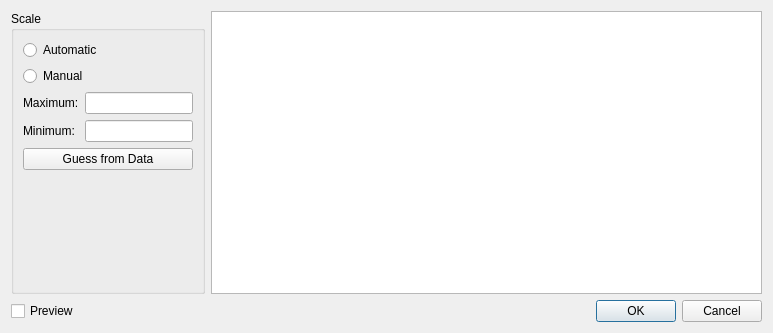
<?xml version="1.0" encoding="UTF-8"?>
<ui version="4.0">
 <class>SectionDialog</class>
 <widget class="QDialog" name="SectionDialog">
  <property name="geometry">
   <rect>
    <x>0</x>
    <y>0</y>
    <width>773</width>
    <height>333</height>
   </rect>
  </property>
  <property name="windowTitle">
   <string>Dialog</string>
  </property>
  <layout class="QVBoxLayout" name="verticalLayout_2">
   <item>
    <layout class="QHBoxLayout" name="horizontalLayout">
     <item>
      <widget class="QGroupBox" name="groupBox">
       <property name="title">
        <string>Scale</string>
       </property>
       <layout class="QVBoxLayout" name="verticalLayout">
        <item>
         <widget class="QRadioButton" name="radioButtonAuto">
          <property name="text">
           <string>Automatic</string>
          </property>
         </widget>
        </item>
        <item>
         <widget class="QRadioButton" name="radioButtonManual">
          <property name="text">
           <string>Manual</string>
          </property>
         </widget>
        </item>
        <item>
         <layout class="QGridLayout" name="gridLayout">
          <item row="0" column="0">
           <widget class="QLabel" name="labelMaximum">
            <property name="text">
             <string>Maximum:</string>
            </property>
           </widget>
          </item>
          <item row="1" column="0">
           <widget class="QLabel" name="labelMinimum">
            <property name="text">
             <string>Minimum:</string>
            </property>
           </widget>
          </item>
          <item row="0" column="1">
           <widget class="QLineEdit" name="lineEditMaximum">
            <property name="sizePolicy">
             <sizepolicy hsizetype="Preferred" vsizetype="Fixed">
              <horstretch>0</horstretch>
              <verstretch>0</verstretch>
             </sizepolicy>
            </property>
           </widget>
          </item>
          <item row="1" column="1">
           <widget class="QLineEdit" name="lineEditMinimum">
            <property name="sizePolicy">
             <sizepolicy hsizetype="Preferred" vsizetype="Fixed">
              <horstretch>0</horstretch>
              <verstretch>0</verstretch>
             </sizepolicy>
            </property>
           </widget>
          </item>
         </layout>
        </item>
        <item>
         <widget class="QPushButton" name="pushButtonGuess">
          <property name="text">
           <string>Guess from Data</string>
          </property>
         </widget>
        </item>
        <item>
         <spacer name="verticalSpacer">
          <property name="orientation">
           <enum>Qt::Vertical</enum>
          </property>
          <property name="sizeHint" stdset="0">
           <size>
            <width>20</width>
            <height>40</height>
           </size>
          </property>
         </spacer>
        </item>
       </layout>
      </widget>
     </item>
     <item>
      <widget class="QTableView" name="tableViewLayers"/>
     </item>
    </layout>
   </item>
   <item>
    <layout class="QHBoxLayout" name="horizontalLayout_2">
     <item>
      <widget class="QCheckBox" name="checkBoxPreview">
       <property name="text">
        <string>Preview</string>
       </property>
      </widget>
     </item>
     <item>
      <widget class="QDialogButtonBox" name="buttonBox">
       <property name="orientation">
        <enum>Qt::Horizontal</enum>
       </property>
       <property name="standardButtons">
        <set>QDialogButtonBox::Cancel|QDialogButtonBox::Ok</set>
       </property>
      </widget>
     </item>
    </layout>
   </item>
  </layout>
 </widget>
 <resources/>
 <connections>
  <connection>
   <sender>buttonBox</sender>
   <signal>accepted()</signal>
   <receiver>SectionDialog</receiver>
   <slot>accept()</slot>
   <hints>
    <hint type="sourcelabel">
     <x>248</x>
     <y>254</y>
    </hint>
    <hint type="destinationlabel">
     <x>157</x>
     <y>274</y>
    </hint>
   </hints>
  </connection>
  <connection>
   <sender>buttonBox</sender>
   <signal>rejected()</signal>
   <receiver>SectionDialog</receiver>
   <slot>reject()</slot>
   <hints>
    <hint type="sourcelabel">
     <x>316</x>
     <y>260</y>
    </hint>
    <hint type="destinationlabel">
     <x>286</x>
     <y>274</y>
    </hint>
   </hints>
  </connection>
 </connections>
</ui>
